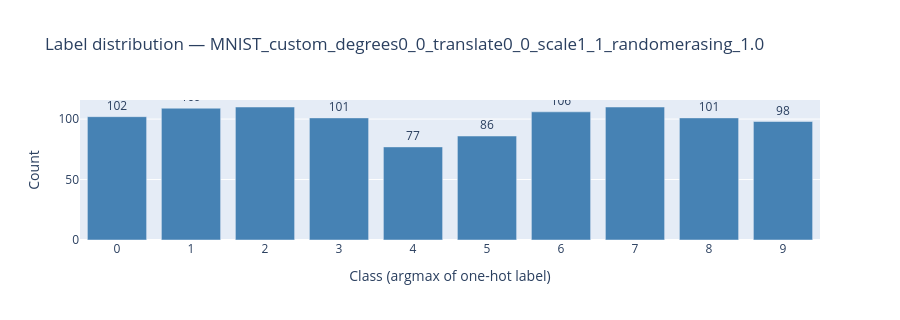

The notebook cell this image was saved under:
### Markdown cell above
### 5.3  Label distribution

### Code cell
label_ids = np.argmax(labels_vis, axis=1)
unique, counts = np.unique(label_ids, return_counts=True)

fig = go.Figure(
    go.Bar(
        x=unique,
        y=counts,
        marker_color='steelblue',
        text=counts,
        textposition='outside',
    )
)
fig.update_layout(
    title=f"Label distribution — {DATASET}",
    xaxis=dict(title="Class (argmax of one-hot label)", tickmode='linear', dtick=1),
    yaxis_title="Count",
    height=320,
)
fig.show()

### Figure 1 — Plotly figure (JSON) as saved in the notebook; plotly's stock layout.template omitted (floating-point values rounded to 4 significant figures)
{"data": [{"marker": {"color": "steelblue"}, "text": [102, 109, 110, 101, 77, 86, 106, 110, 101, 98], "textposition": "outside", "type": "bar", "x": [0, 1, 2, 3, 4, 5, 6, 7, 8, 9], "y": [102, 109, 110, 101, 77, 86, 106, 110, 101, 98]}], "layout": {"height": 320, "title": {"text": "Label distribution — MNIST_custom_degrees0_0_translate0_0_scale1_1_randomerasing_1.0"}, "xaxis": {"dtick": 1, "tickmode": "linear", "title": {"text": "Class (argmax of one-hot label)"}}, "yaxis": {"title": {"text": "Count"}}}}
